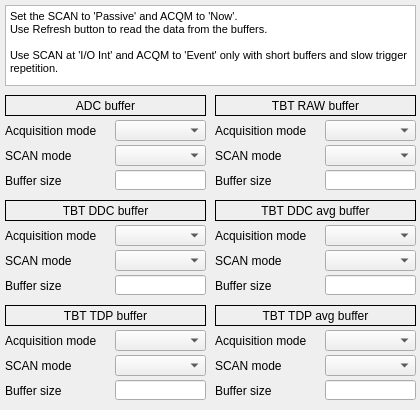
<?xml version="1.0" encoding="UTF-8"?>
<ui version="4.0">
 <class>MainWindow</class>
 <widget class="QMainWindow" name="MainWindow">
  <property name="geometry">
   <rect>
    <x>0</x>
    <y>0</y>
    <width>420</width>
    <height>410</height>
   </rect>
  </property>
  <property name="windowTitle">
   <string>MainWindow</string>
  </property>
  <property name="Title" stdset="0">
   <string>$(DEVICE): Acq.settings</string>
  </property>
  <widget class="QWidget" name="centralwidget">
   <widget class="caLabel" name="label_26">
    <property name="geometry">
     <rect>
      <x>5</x>
      <y>95</y>
      <width>201</width>
      <height>21</height>
     </rect>
    </property>
    <property name="frameShape">
     <enum>QFrame::Box</enum>
    </property>
    <property name="text">
     <string>ADC buffer</string>
    </property>
    <property name="alignment">
     <set>Qt::AlignCenter</set>
    </property>
    <property name="background">
     <color>
      <red>255</red>
      <green>255</green>
      <blue>255</blue>
     </color>
    </property>
   </widget>
   <widget class="caMenu" name="camenu_2">
    <property name="geometry">
     <rect>
      <x>115</x>
      <y>145</y>
      <width>91</width>
      <height>21</height>
     </rect>
    </property>
    <property name="channel" stdset="0">
     <string notr="true">$(DEVICE):signals:adc.ACQM</string>
    </property>
   </widget>
   <widget class="caMenu" name="camenu">
    <property name="geometry">
     <rect>
      <x>115</x>
      <y>120</y>
      <width>91</width>
      <height>21</height>
     </rect>
    </property>
    <property name="channel" stdset="0">
     <string notr="true">$(DEVICE):signals:adc.SCAN</string>
    </property>
   </widget>
   <widget class="caTextEntry" name="catextentry_8">
    <property name="geometry">
     <rect>
      <x>115</x>
      <y>170</y>
      <width>91</width>
      <height>20</height>
     </rect>
    </property>
    <property name="alignment">
     <set>Qt::AlignRight|Qt::AlignTrailing|Qt::AlignVCenter</set>
    </property>
    <property name="channel" stdset="0">
     <string notr="true">$(DEVICE):signals:adc.NGRP</string>
    </property>
    <property name="background">
     <color>
      <red>255</red>
      <green>255</green>
      <blue>127</blue>
     </color>
    </property>
    <property name="colorMode">
     <enum>caLineEdit::Static</enum>
    </property>
   </widget>
   <widget class="QLabel" name="label">
    <property name="geometry">
     <rect>
      <x>5</x>
      <y>120</y>
      <width>106</width>
      <height>21</height>
     </rect>
    </property>
    <property name="text">
     <string>Acquisition mode</string>
    </property>
   </widget>
   <widget class="QLabel" name="label_2">
    <property name="geometry">
     <rect>
      <x>5</x>
      <y>145</y>
      <width>106</width>
      <height>21</height>
     </rect>
    </property>
    <property name="text">
     <string>SCAN mode</string>
    </property>
   </widget>
   <widget class="QLabel" name="label_3">
    <property name="geometry">
     <rect>
      <x>5</x>
      <y>170</y>
      <width>106</width>
      <height>21</height>
     </rect>
    </property>
    <property name="text">
     <string>Buffer size</string>
    </property>
   </widget>
   <widget class="caLabel" name="label_27">
    <property name="geometry">
     <rect>
      <x>5</x>
      <y>200</y>
      <width>201</width>
      <height>21</height>
     </rect>
    </property>
    <property name="frameShape">
     <enum>QFrame::Box</enum>
    </property>
    <property name="text">
     <string>TBT DDC buffer</string>
    </property>
    <property name="alignment">
     <set>Qt::AlignCenter</set>
    </property>
    <property name="background">
     <color>
      <red>255</red>
      <green>255</green>
      <blue>255</blue>
     </color>
    </property>
   </widget>
   <widget class="QLabel" name="label_4">
    <property name="geometry">
     <rect>
      <x>5</x>
      <y>225</y>
      <width>106</width>
      <height>21</height>
     </rect>
    </property>
    <property name="text">
     <string>Acquisition mode</string>
    </property>
   </widget>
   <widget class="caMenu" name="camenu_3">
    <property name="geometry">
     <rect>
      <x>115</x>
      <y>225</y>
      <width>91</width>
      <height>21</height>
     </rect>
    </property>
    <property name="channel" stdset="0">
     <string notr="true">$(DEVICE):signals:ddc_synth.SCAN</string>
    </property>
   </widget>
   <widget class="QLabel" name="label_5">
    <property name="geometry">
     <rect>
      <x>5</x>
      <y>250</y>
      <width>106</width>
      <height>21</height>
     </rect>
    </property>
    <property name="text">
     <string>SCAN mode</string>
    </property>
   </widget>
   <widget class="caMenu" name="camenu_4">
    <property name="geometry">
     <rect>
      <x>115</x>
      <y>250</y>
      <width>91</width>
      <height>21</height>
     </rect>
    </property>
    <property name="channel" stdset="0">
     <string notr="true">$(DEVICE):signals:ddc_synth.ACQM</string>
    </property>
   </widget>
   <widget class="caTextEntry" name="catextentry_9">
    <property name="geometry">
     <rect>
      <x>115</x>
      <y>275</y>
      <width>91</width>
      <height>20</height>
     </rect>
    </property>
    <property name="alignment">
     <set>Qt::AlignRight|Qt::AlignTrailing|Qt::AlignVCenter</set>
    </property>
    <property name="channel" stdset="0">
     <string notr="true">$(DEVICE):signals:ddc_synth.NGRP</string>
    </property>
    <property name="background">
     <color>
      <red>255</red>
      <green>255</green>
      <blue>127</blue>
     </color>
    </property>
    <property name="colorMode">
     <enum>caLineEdit::Static</enum>
    </property>
   </widget>
   <widget class="QLabel" name="label_6">
    <property name="geometry">
     <rect>
      <x>5</x>
      <y>275</y>
      <width>106</width>
      <height>21</height>
     </rect>
    </property>
    <property name="text">
     <string>Buffer size</string>
    </property>
   </widget>
   <widget class="caLabel" name="label_28">
    <property name="geometry">
     <rect>
      <x>215</x>
      <y>200</y>
      <width>201</width>
      <height>21</height>
     </rect>
    </property>
    <property name="frameShape">
     <enum>QFrame::Box</enum>
    </property>
    <property name="text">
     <string>TBT DDC avg buffer</string>
    </property>
    <property name="alignment">
     <set>Qt::AlignCenter</set>
    </property>
    <property name="background">
     <color>
      <red>255</red>
      <green>255</green>
      <blue>255</blue>
     </color>
    </property>
   </widget>
   <widget class="QTextBrowser" name="textBrowser">
    <property name="geometry">
     <rect>
      <x>5</x>
      <y>5</y>
      <width>411</width>
      <height>81</height>
     </rect>
    </property>
    <property name="font">
     <font>
      <pointsize>8</pointsize>
     </font>
    </property>
    <property name="html">
     <string>&lt;!DOCTYPE HTML PUBLIC &quot;-//W3C//DTD HTML 4.0//EN&quot; &quot;http://www.w3.org/TR/REC-html40/strict.dtd&quot;&gt;
&lt;html&gt;&lt;head&gt;&lt;meta name=&quot;qrichtext&quot; content=&quot;1&quot; /&gt;&lt;style type=&quot;text/css&quot;&gt;
p, li { white-space: pre-wrap; }
&lt;/style&gt;&lt;/head&gt;&lt;body style=&quot; font-family:'Sans Serif'; font-size:8pt; font-weight:400; font-style:normal;&quot;&gt;
&lt;p style=&quot; margin-top:0px; margin-bottom:0px; margin-left:0px; margin-right:0px; -qt-block-indent:0; text-indent:0px;&quot;&gt;Set the SCAN to 'Passive' and ACQM to 'Now'.&lt;/p&gt;
&lt;p style=&quot; margin-top:0px; margin-bottom:0px; margin-left:0px; margin-right:0px; -qt-block-indent:0; text-indent:0px;&quot;&gt;Use Refresh button to read the data from the buffers.&lt;/p&gt;
&lt;p style=&quot;-qt-paragraph-type:empty; margin-top:0px; margin-bottom:0px; margin-left:0px; margin-right:0px; -qt-block-indent:0; text-indent:0px;&quot;&gt;&lt;/p&gt;
&lt;p style=&quot; margin-top:0px; margin-bottom:0px; margin-left:0px; margin-right:0px; -qt-block-indent:0; text-indent:0px;&quot;&gt;Use SCAN at 'I/O Int' and ACQM to 'Event' only with short buffers and slow trigger repetition.&lt;/p&gt;&lt;/body&gt;&lt;/html&gt;</string>
    </property>
   </widget>
   <widget class="QLabel" name="label_7">
    <property name="geometry">
     <rect>
      <x>215</x>
      <y>275</y>
      <width>106</width>
      <height>21</height>
     </rect>
    </property>
    <property name="text">
     <string>Buffer size</string>
    </property>
   </widget>
   <widget class="caMenu" name="camenu_5">
    <property name="geometry">
     <rect>
      <x>325</x>
      <y>225</y>
      <width>91</width>
      <height>21</height>
     </rect>
    </property>
    <property name="channel" stdset="0">
     <string notr="true">$(DEVICE):signals:ddc_synth_d.SCAN</string>
    </property>
   </widget>
   <widget class="caMenu" name="camenu_6">
    <property name="geometry">
     <rect>
      <x>325</x>
      <y>250</y>
      <width>91</width>
      <height>21</height>
     </rect>
    </property>
    <property name="channel" stdset="0">
     <string notr="true">$(DEVICE):signals:ddc_synth_d.ACQM</string>
    </property>
   </widget>
   <widget class="QLabel" name="label_8">
    <property name="geometry">
     <rect>
      <x>215</x>
      <y>225</y>
      <width>106</width>
      <height>21</height>
     </rect>
    </property>
    <property name="text">
     <string>Acquisition mode</string>
    </property>
   </widget>
   <widget class="QLabel" name="label_9">
    <property name="geometry">
     <rect>
      <x>215</x>
      <y>250</y>
      <width>106</width>
      <height>21</height>
     </rect>
    </property>
    <property name="text">
     <string>SCAN mode</string>
    </property>
   </widget>
   <widget class="caTextEntry" name="catextentry_10">
    <property name="geometry">
     <rect>
      <x>325</x>
      <y>275</y>
      <width>91</width>
      <height>20</height>
     </rect>
    </property>
    <property name="alignment">
     <set>Qt::AlignRight|Qt::AlignTrailing|Qt::AlignVCenter</set>
    </property>
    <property name="channel" stdset="0">
     <string notr="true">$(DEVICE):signals:ddc_synth_d.NGRP</string>
    </property>
    <property name="background">
     <color>
      <red>255</red>
      <green>255</green>
      <blue>127</blue>
     </color>
    </property>
    <property name="colorMode">
     <enum>caLineEdit::Static</enum>
    </property>
   </widget>
   <widget class="QLabel" name="label_10">
    <property name="geometry">
     <rect>
      <x>215</x>
      <y>330</y>
      <width>106</width>
      <height>21</height>
     </rect>
    </property>
    <property name="text">
     <string>Acquisition mode</string>
    </property>
   </widget>
   <widget class="caMenu" name="camenu_7">
    <property name="geometry">
     <rect>
      <x>325</x>
      <y>355</y>
      <width>91</width>
      <height>21</height>
     </rect>
    </property>
    <property name="channel" stdset="0">
     <string notr="true">$(DEVICE):signals:tdp_synth_d.ACQM</string>
    </property>
   </widget>
   <widget class="caTextEntry" name="catextentry_11">
    <property name="geometry">
     <rect>
      <x>325</x>
      <y>380</y>
      <width>91</width>
      <height>20</height>
     </rect>
    </property>
    <property name="alignment">
     <set>Qt::AlignRight|Qt::AlignTrailing|Qt::AlignVCenter</set>
    </property>
    <property name="channel" stdset="0">
     <string notr="true">$(DEVICE):signals:tdp_synth_d.NGRP</string>
    </property>
    <property name="background">
     <color>
      <red>255</red>
      <green>255</green>
      <blue>127</blue>
     </color>
    </property>
    <property name="colorMode">
     <enum>caLineEdit::Static</enum>
    </property>
   </widget>
   <widget class="QLabel" name="label_11">
    <property name="geometry">
     <rect>
      <x>215</x>
      <y>380</y>
      <width>106</width>
      <height>21</height>
     </rect>
    </property>
    <property name="text">
     <string>Buffer size</string>
    </property>
   </widget>
   <widget class="QLabel" name="label_12">
    <property name="geometry">
     <rect>
      <x>5</x>
      <y>380</y>
      <width>106</width>
      <height>21</height>
     </rect>
    </property>
    <property name="text">
     <string>Buffer size</string>
    </property>
   </widget>
   <widget class="caLabel" name="label_29">
    <property name="geometry">
     <rect>
      <x>215</x>
      <y>305</y>
      <width>201</width>
      <height>21</height>
     </rect>
    </property>
    <property name="frameShape">
     <enum>QFrame::Box</enum>
    </property>
    <property name="text">
     <string>TBT TDP avg buffer</string>
    </property>
    <property name="alignment">
     <set>Qt::AlignCenter</set>
    </property>
    <property name="background">
     <color>
      <red>255</red>
      <green>255</green>
      <blue>255</blue>
     </color>
    </property>
   </widget>
   <widget class="caMenu" name="camenu_8">
    <property name="geometry">
     <rect>
      <x>325</x>
      <y>330</y>
      <width>91</width>
      <height>21</height>
     </rect>
    </property>
    <property name="channel" stdset="0">
     <string notr="true">$(DEVICE):signals:tdp_synth_d.SCAN</string>
    </property>
   </widget>
   <widget class="caMenu" name="camenu_9">
    <property name="geometry">
     <rect>
      <x>115</x>
      <y>330</y>
      <width>91</width>
      <height>21</height>
     </rect>
    </property>
    <property name="channel" stdset="0">
     <string notr="true">$(DEVICE):signals:tdp_synth.SCAN</string>
    </property>
   </widget>
   <widget class="caMenu" name="camenu_10">
    <property name="geometry">
     <rect>
      <x>115</x>
      <y>355</y>
      <width>91</width>
      <height>21</height>
     </rect>
    </property>
    <property name="channel" stdset="0">
     <string notr="true">$(DEVICE):signals:tdp_synth.ACQM</string>
    </property>
   </widget>
   <widget class="QLabel" name="label_13">
    <property name="geometry">
     <rect>
      <x>215</x>
      <y>355</y>
      <width>106</width>
      <height>21</height>
     </rect>
    </property>
    <property name="text">
     <string>SCAN mode</string>
    </property>
   </widget>
   <widget class="caLabel" name="label_30">
    <property name="geometry">
     <rect>
      <x>5</x>
      <y>305</y>
      <width>201</width>
      <height>21</height>
     </rect>
    </property>
    <property name="frameShape">
     <enum>QFrame::Box</enum>
    </property>
    <property name="text">
     <string>TBT TDP buffer</string>
    </property>
    <property name="alignment">
     <set>Qt::AlignCenter</set>
    </property>
    <property name="background">
     <color>
      <red>255</red>
      <green>255</green>
      <blue>255</blue>
     </color>
    </property>
   </widget>
   <widget class="QLabel" name="label_14">
    <property name="geometry">
     <rect>
      <x>5</x>
      <y>330</y>
      <width>106</width>
      <height>21</height>
     </rect>
    </property>
    <property name="text">
     <string>Acquisition mode</string>
    </property>
   </widget>
   <widget class="QLabel" name="label_15">
    <property name="geometry">
     <rect>
      <x>5</x>
      <y>355</y>
      <width>106</width>
      <height>21</height>
     </rect>
    </property>
    <property name="text">
     <string>SCAN mode</string>
    </property>
   </widget>
   <widget class="caTextEntry" name="catextentry_12">
    <property name="geometry">
     <rect>
      <x>115</x>
      <y>380</y>
      <width>91</width>
      <height>20</height>
     </rect>
    </property>
    <property name="alignment">
     <set>Qt::AlignRight|Qt::AlignTrailing|Qt::AlignVCenter</set>
    </property>
    <property name="channel" stdset="0">
     <string notr="true">$(DEVICE):signals:tdp_synth.NGRP</string>
    </property>
    <property name="background">
     <color>
      <red>255</red>
      <green>255</green>
      <blue>127</blue>
     </color>
    </property>
    <property name="colorMode">
     <enum>caLineEdit::Static</enum>
    </property>
   </widget>
   <widget class="QLabel" name="label_16">
    <property name="geometry">
     <rect>
      <x>215</x>
      <y>120</y>
      <width>106</width>
      <height>21</height>
     </rect>
    </property>
    <property name="text">
     <string>Acquisition mode</string>
    </property>
   </widget>
   <widget class="caMenu" name="camenu_11">
    <property name="geometry">
     <rect>
      <x>325</x>
      <y>145</y>
      <width>91</width>
      <height>21</height>
     </rect>
    </property>
    <property name="channel" stdset="0">
     <string notr="true">$(DEVICE):signals:ddc_raw.ACQM</string>
    </property>
   </widget>
   <widget class="caTextEntry" name="catextentry_13">
    <property name="geometry">
     <rect>
      <x>325</x>
      <y>170</y>
      <width>91</width>
      <height>20</height>
     </rect>
    </property>
    <property name="alignment">
     <set>Qt::AlignRight|Qt::AlignTrailing|Qt::AlignVCenter</set>
    </property>
    <property name="channel" stdset="0">
     <string notr="true">$(DEVICE):signals:ddc_raw.NGRP</string>
    </property>
    <property name="background">
     <color>
      <red>255</red>
      <green>255</green>
      <blue>127</blue>
     </color>
    </property>
    <property name="colorMode">
     <enum>caLineEdit::Static</enum>
    </property>
   </widget>
   <widget class="QLabel" name="label_17">
    <property name="geometry">
     <rect>
      <x>215</x>
      <y>170</y>
      <width>106</width>
      <height>21</height>
     </rect>
    </property>
    <property name="text">
     <string>Buffer size</string>
    </property>
   </widget>
   <widget class="caLabel" name="label_31">
    <property name="geometry">
     <rect>
      <x>215</x>
      <y>95</y>
      <width>201</width>
      <height>21</height>
     </rect>
    </property>
    <property name="frameShape">
     <enum>QFrame::Box</enum>
    </property>
    <property name="text">
     <string>TBT RAW buffer</string>
    </property>
    <property name="alignment">
     <set>Qt::AlignCenter</set>
    </property>
    <property name="background">
     <color>
      <red>255</red>
      <green>255</green>
      <blue>255</blue>
     </color>
    </property>
   </widget>
   <widget class="caMenu" name="camenu_12">
    <property name="geometry">
     <rect>
      <x>325</x>
      <y>120</y>
      <width>91</width>
      <height>21</height>
     </rect>
    </property>
    <property name="channel" stdset="0">
     <string notr="true">$(DEVICE):signals:ddc_raw.SCAN</string>
    </property>
   </widget>
   <widget class="QLabel" name="label_18">
    <property name="geometry">
     <rect>
      <x>215</x>
      <y>145</y>
      <width>106</width>
      <height>21</height>
     </rect>
    </property>
    <property name="text">
     <string>SCAN mode</string>
    </property>
   </widget>
  </widget>
 </widget>
 <customwidgets>
  <customwidget>
   <class>caMenu</class>
   <extends>QComboBox</extends>
   <header>caMenu</header>
  </customwidget>
  <customwidget>
   <class>caTextEntry</class>
   <extends>caLineEdit</extends>
   <header>caTextEntry</header>
  </customwidget>
  <customwidget>
   <class>caLabel</class>
   <extends>QLabel</extends>
   <header>caLabel</header>
  </customwidget>
  <customwidget>
   <class>caLineEdit</class>
   <extends>QLineEdit</extends>
   <header>caLineEdit</header>
  </customwidget>
 </customwidgets>
 <resources/>
 <connections/>
</ui>
